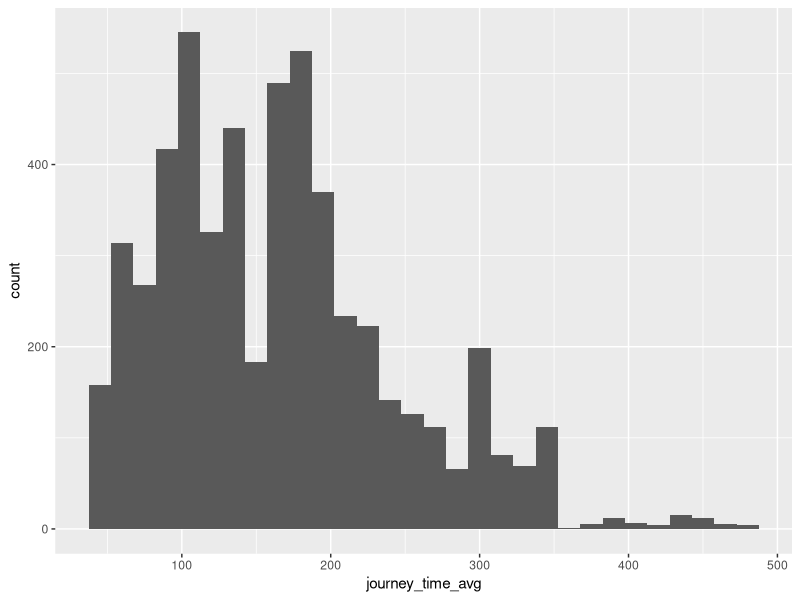
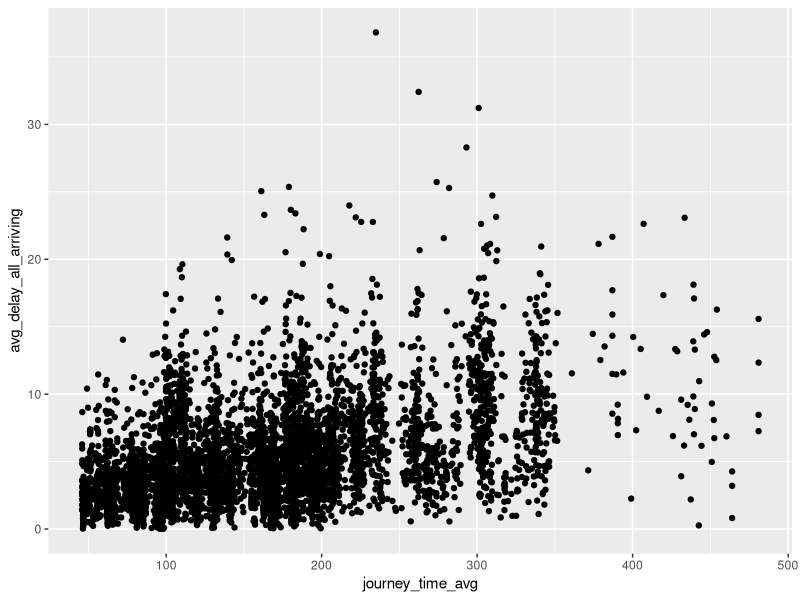
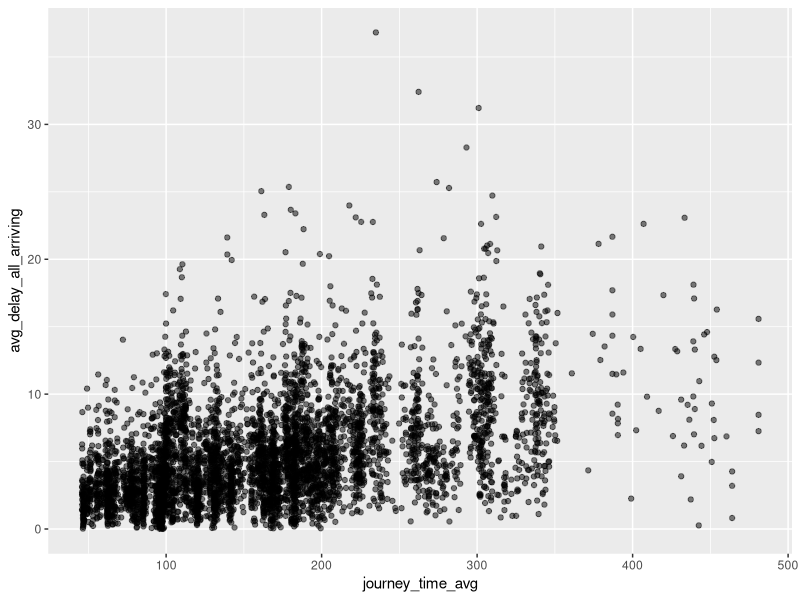
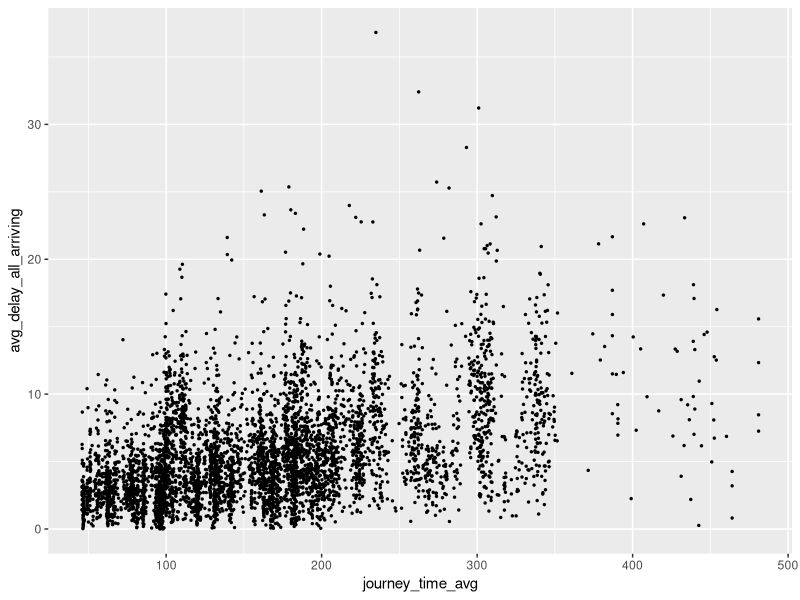
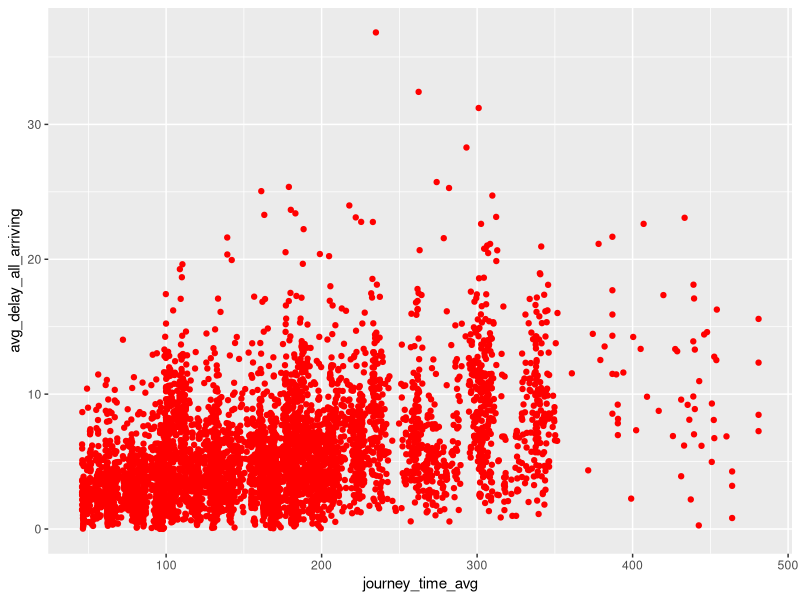
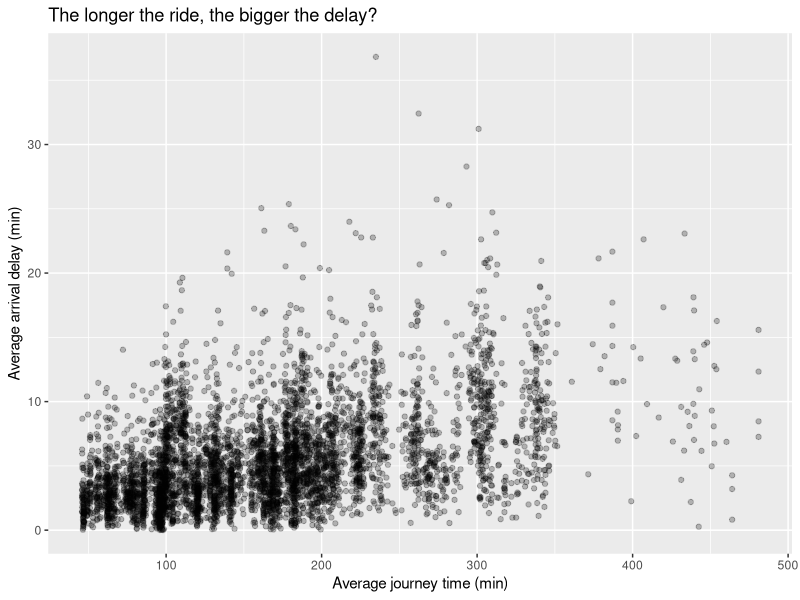
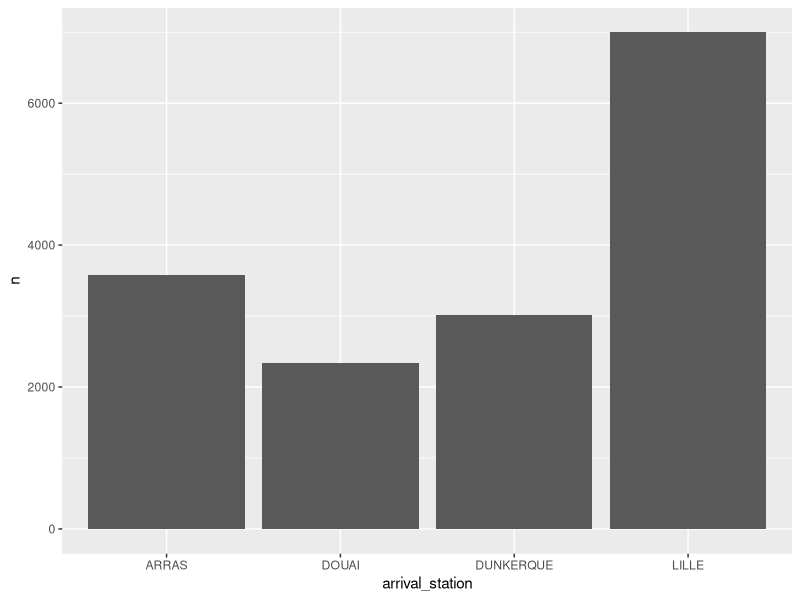
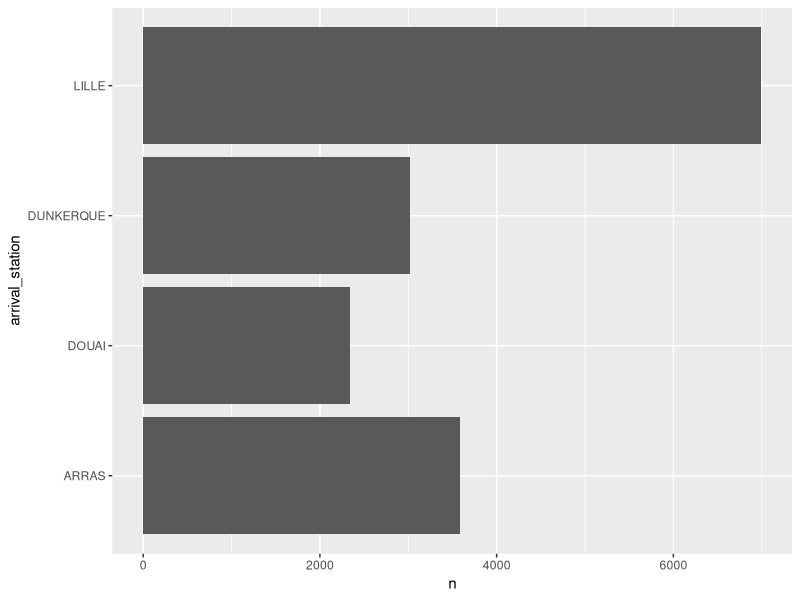

R code for these plots, in order:
## ---- chunk 1
library(tidyverse)
library(here)
library(lubridate)
library(RColorBrewer)
## ---- chunk 2
df <- readr::read_csv(here("data", "train-delays.csv"))
df
## ---- chunk 3
head(df)
tail(df)
## ---- chunk 4
ggplot(df, aes(x = journey_time_avg)) +
  geom_histogram()
## ---- chunk 5
df |> 
  dplyr::filter(avg_delay_all_arriving > 0) |>
  ggplot(aes(x = journey_time_avg, y = avg_delay_all_arriving)) +
  geom_point()
## ---- chunk 6
df |> 
  dplyr::filter(avg_delay_all_arriving > 0) |>
  ggplot(aes(x = journey_time_avg, y = avg_delay_all_arriving)) +
  geom_point(alpha = 0.5)
## ---- chunk 7
df |> 
  dplyr::filter(avg_delay_all_arriving > 0) |>
  ggplot(aes(x = journey_time_avg, y = avg_delay_all_arriving)) +
  geom_point(size = 0.5)
## ---- chunk 8
df |> 
  dplyr::filter(avg_delay_all_arriving > 0) |>
  ggplot(aes(x = journey_time_avg, y = avg_delay_all_arriving)) +
  geom_point(colour = "red")
## ---- chunk 9
df |> 
  dplyr::filter(avg_delay_all_arriving > 0) |>
  ggplot(aes(x = journey_time_avg, y = avg_delay_all_arriving)) +
  geom_point(alpha = 0.25) +
  labs(
    title = "The longer the ride, the bigger the delay?",
    x = "Average journey time (min)",
    y = "Average arrival delay (min)"
  )
## ---- chunk 10
bar_plot <- df |> 
  dplyr::filter(
    departure_station == "PARIS NORD",
    year == 2015
  ) |> 
  dplyr::group_by(arrival_station) |> 
  dplyr::summarise(n = sum(total_num_trips)) |> 
  ggplot(aes(x = arrival_station, y = n)) +
  geom_col() # OR geom_bar(stat = "identity")

bar_plot
## ---- chunk 11
bar_plot +
  coord_flip()
## ---- chunk 12
grp_bar_plot <- df |> 
  dplyr::filter(
    departure_station == "PARIS NORD",
    year %in% c(2015, 2016)
  ) |> 
  dplyr::group_by(year, arrival_station) |> 
  dplyr::summarise(n = sum(total_num_trips), .groups = "drop") |> 
  dplyr::mutate(year = factor(year)) |> 
  ggplot(aes(x = arrival_station, y = n, fill = year)) +
  geom_col(position = "dodge") 

grp_bar_plot
## ---- chunk 13
grp_bar_plot +
  scale_fill_manual(values = c("#651C32", "#F2827F"))
## ---- chunk 14
display.brewer.all()

grp_bar_plot +
  scale_fill_brewer(palette = "Pastel1")
## ---- chunk 15
df <- df |> 
  mutate(ymd = lubridate::make_date(year, month)) 

df |> 
  dplyr::filter(
    departure_station == "PARIS MONTPARNASSE",
    arrival_station == "BREST"
  ) |> 
  ggplot(aes(x = ymd, y = total_num_trips)) +
  geom_line()
## ---- chunk 16
brittany_cities <- c("RENNES", "BREST", "QUIMPER")  

brittany_plot <- df |> 
  dplyr::filter(
    departure_station == "PARIS MONTPARNASSE",
    arrival_station %in% brittany_cities
  ) |> 
  ggplot(aes(x = ymd, y = total_num_trips, colour = arrival_station)) +
  geom_line() +
  scale_y_continuous(limits = c(0, NA), expand = c(0, 0)) +
  scale_x_date(date_breaks = "4 months", date_labels = "%b %Y") +
  labs(
    title = "Monthly number of trips from Paris to cities in Brittany",
    colour = "Arrival station",
    x = "",
    y = "Monthly number of trips"
  ) +
  theme_minimal() +
  theme(axis.text.x = element_text(angle = 45, hjust = 1))

brittany_plot
## ---- chunk 17
# 1. simulate data
n <- 100
sim_df <- tibble(
  x1 = rnorm(n, mean = 250, sd = 15),   # trip length in km
  e  = rnorm(n),                        # random noise
  y  = 0.035 * x1 + e                   # CO2 emission increases with distance
) %>%
  select(-e) 

# 2. plot raw data
ggplot(sim_df, aes(x = x1, y = y)) +
  geom_point(alpha = 0.5) +
  labs(
    x = "Trip length (km)",
    y = "CO2 emission per passenger (kg)",
    title = "Simulated CO2 emission vs. trip length"
  )

# 3. fit linear model
mod1 <- lm(y ~ x1, data = sim_df)

# 4. add predicted values to tibble
sim_df <- sim_df |> 
  mutate(y_hat = predict(mod1))

# 5. overlay line of best fit
ggplot(sim_df, aes(x = x1, y = y)) +
  geom_point(alpha = 0.5) +
  geom_line(aes(y = y_hat), colour = "red", linewidth = 1) +
  labs(
    x = "Trip length (km)",
    y = "CO2 emission per passenger (kg)",
    title = "Simulated CO2 emission vs. trip length"
  )

# 6. check model coefficients
coef(mod1)
## ---- chunk 18
ggsave(
  filename = "brittany.png",
  plot = brittany_plot
)
## ---- chunk 19
df |> 
  dplyr::filter(
    departure_station == "PARIS LYON",
    service == "International"
  ) |> 
  ggplot(aes(x = arrival_station, y = total_num_trips)) +
  geom_boxplot()
## ---- chunk 20
df |> 
  dplyr::filter(
    departure_station == "PARIS LYON",
    service == "International"
  ) |> 
  ggplot(aes(x = arrival_station, y = total_num_trips)) +
  geom_violin()
## ---- chunk 21
df |> 
  dplyr::filter(
    departure_station == "PARIS MONTPARNASSE",
    arrival_station %in% brittany_cities
  ) |> 
  ggplot(aes(x = month, y = total_num_trips, color = arrival_station)) +
  geom_line() +
  facet_wrap(vars(year))
## ---- chunk 22
brittany_plot + # base plot
  theme(
    # bold plot title and increase font size
    plot.title = element_text(face = "bold", size = 16), 
    # colour x-axis label red and increase font size
    axis.title.x = element_text(size = 14, color = "red"),
    # colour y-axis label blue and increase font size
    axis.title.y = element_text(size = 14, color = "blue"),
    # colour background green
    plot.background = element_rect(fill = "green"),
    # colour major grid lines purple
    panel.grid.major = element_line(color = "purple", linewidth = 0.5)
  )
